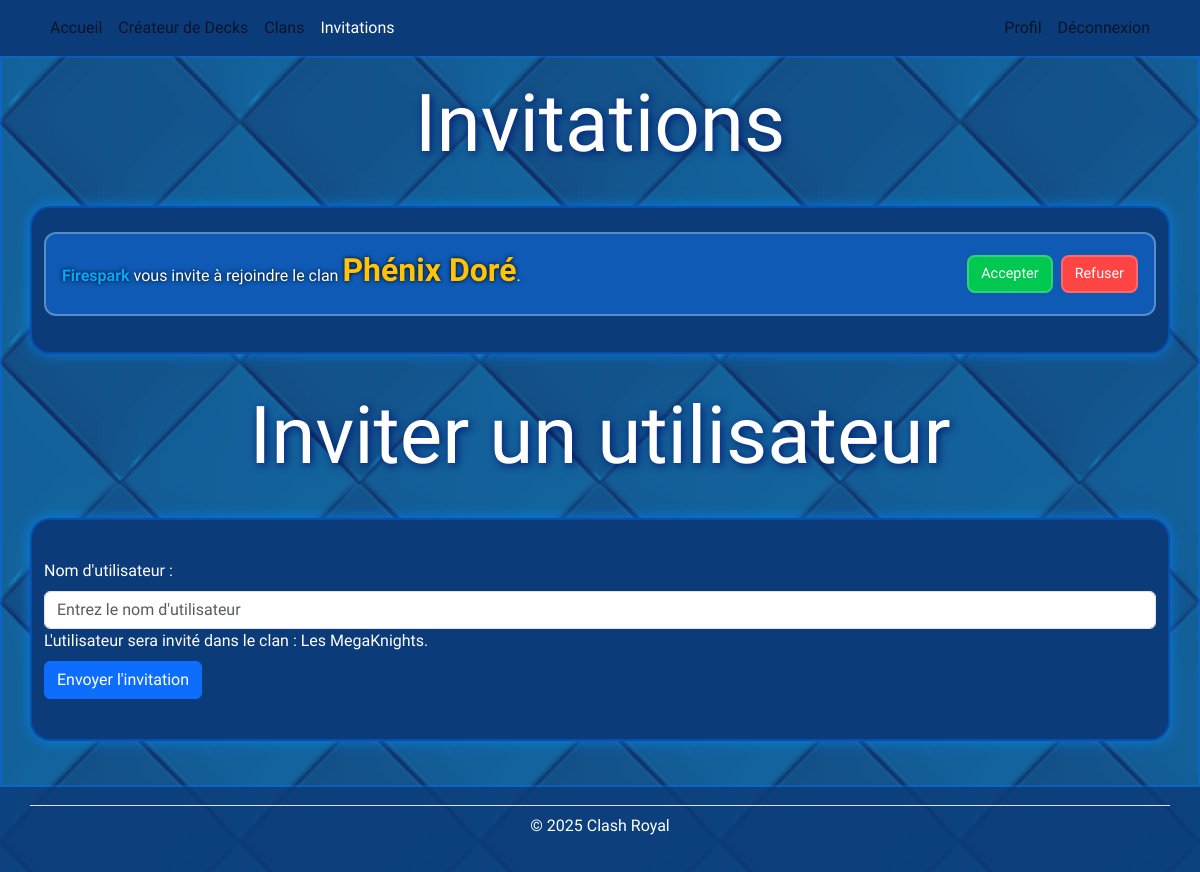
The app's page /index.php?action=afficherInvitations (signed in) with its own data.
### tables this page shows
CREATE TABLE Invitation(
    Id_Invitation INT AUTO_INCREMENT,
    Id_Utilisateur INT NOT NULL,
    Id_Utilisateur_1 INT NOT NULL,
    Id_Clan INT NOT NULL,
    PRIMARY KEY(Id_Invitation),
    FOREIGN KEY(Id_Utilisateur) REFERENCES Utilisateur(Id_Utilisateur),
    FOREIGN KEY(Id_Utilisateur_1) REFERENCES Utilisateur(Id_Utilisateur),
    FOREIGN KEY(Id_Clan) REFERENCES Clan(Id_Clan)
);

CREATE TABLE Utilisateur(
    Id_Utilisateur INT AUTO_INCREMENT,
    nom VARCHAR(100)  NOT NULL,
    mot_de_passe VARCHAR(255)  NOT NULL,
    PRIMARY KEY(Id_Utilisateur),
    UNIQUE(nom)
);

CREATE TABLE Clan(
    Id_Clan INT AUTO_INCREMENT,
    nom_clan VARCHAR(150)  NOT NULL,
    description_clan VARCHAR(500)  NOT NULL,
    prive BOOLEAN NOT NULL,
    PRIMARY KEY(Id_Clan),
    UNIQUE(nom_clan)
);

CREATE TABLE UtilisateurClan(
    Id_Clan INT,
    Id_Utilisateur INT,
    Id_Role INT,
    PRIMARY KEY(Id_Clan, Id_Utilisateur, Id_Role),
    FOREIGN KEY(Id_Clan) REFERENCES Clan(Id_Clan),
    FOREIGN KEY(Id_Utilisateur) REFERENCES Utilisateur(Id_Utilisateur),
    FOREIGN KEY(Id_Role) REFERENCES Role(Id_Role)
);

### controleur/controleur.php (called while the page is built, shortened)
<?php
require_once 'modele/modeleClan.php';
require_once 'modele/modeleUtilisateurs.php';
require_once 'modele/modeleInvitation.php';
function afficherInvitations()
{
    require 'vue/invitation.php';
}

### modele/modeleInvitation.php (called while the page is built, shortened)
<?php
class ModeleInvitation
{
    public static function ObtenirInvitationsParUtilisateur($idUtilisateur)
    {
        $connexion = BD::ObtenirConnexion();
        $req = $connexion->prepare(
            "SELECT * FROM Invitation WHERE Id_Utilisateur_1 = :idUtilisateur"
        );
        $req->bindParam(':idUtilisateur', $idUtilisateur);
        $req->execute();
        return $req;
    }
}
?>

### modele/modeleUtilisateurs.php (called while the page is built, shortened)
<?php
class ModeleUtilisateurs
{
    public static function ObtenirTout($idUtilisateur)
    {
        $connexion = BD::ObtenirConnexion();
        $req = $connexion->prepare(
            "SELECT * FROM Utilisateur WHERE Id_Utilisateur = :idUtilisateur"
        );
        $req->bindParam(':idUtilisateur', $idUtilisateur);
        $req->execute();
        return $req;
    }
}

### modele/modeleClan.php (called while the page is built, shortened)
<?php
class ModeleClan
{
    public static function ObtenirClanParId($idClan)
    {
        $connexion = BD::ObtenirConnexion();
        $req = $connexion->prepare(
            "SELECT * FROM Clan WHERE Id_Clan = :Id_Clan"
        );
        $req->bindParam(':Id_Clan', $idClan);
        $req->execute();
        return $req;
    }
    public static function ObtenirClanUtilisateur($idUtilisateur)
    {
        $connexion = BD::ObtenirConnexion();
        $req = $connexion->prepare(
            "SELECT * FROM Clan
            JOIN UtilisateurClan ON Clan.Id_Clan = UtilisateurClan.Id_Clan
            WHERE UtilisateurClan.Id_Utilisateur = :Id_Utilisateur"
        );
        $req->bindParam(':Id_Utilisateur', $idUtilisateur);
        $req->execute();
        return $req;
    }
}

### vue/invitation.php (the view, shortened to what this page needs)
<?php $titreOnglet = 'Invitations';
require_once "modele/modeleInvitation.php";
require_once "modele/modeleUtilisateurs.php";
require_once "modele/modeleClan.php" ?>
<?php ob_start();
$requeteInvitation = ModeleInvitation::ObtenirInvitationsParUtilisateur($_SESSION['utilisateur']['Id_Utilisateur']);
$invitations = $requeteInvitation->fetch();
?>
<h1 class="text-center big-goofy-title"><?php echo $titreOnglet; ?></h1>
<div class="container bg-blue-900  tableau p-6 min-h-screen">
    <div class="max-w-3xl mx-auto">
        <?php if ($invitations == null) { ?>
            <h2 class="text-center">Vous n'avez aucune invitation pour le moment.</h2>
        <?php } else { ?>
        <?php do {
                $requetenom = ModeleUtilisateurs::ObtenirTout($invitations['Id_Utilisateur_1']);
                $requeteClan = ModeleClan::ObtenirClanParId($invitations['Id_Clan']);
                $clan = $requeteClan->fetch();
                $utilisateur = $requetenom->fetch();
        ?>
            <div class="invitation-card" data-id="<?= $invitations['Id_Invitation'] ?>">
                <div class="invitation-text">
                    <span class="user-name"><?= htmlspecialchars($utilisateur['nom']) ?></span>
                    vous invite à rejoindre le clan
                    <span class="clan-name"><?= htmlspecialchars($clan['nom_clan']) ?></span>.
                </div>
                <div class="invitation-buttons">
                    <button class="btn-accept accepter-invitation" data-id="<?= $invitations['Id_Invitation'] ?>">Accepter</button>
                    <button class="btn-refuse refuser-invitation" data-id="<?= $invitations['Id_Invitation'] ?>">Refuser</button>
                </div>
            </div>
        <?php } while ($invitations = $requeteInvitation->fetch());
        } ?>
    </div>
</div>
<h1 class="big-goofy-title text-center"> Inviter un utilisateur </h1>
<?php $requeteClan = ModeleClan::ObtenirClanUtilisateur($_SESSION['utilisateur']['Id_Utilisateur']);
$clan = $requeteClan->fetch();
if ($clan) {
?>
    <form class="container bg-blue-900 tableau" method="post" action="envoyerInvitation" class="needs-validation" novalidate id="form-inviter">
        <div class="mb-3 mt-3">
            <label for="nomUtilisateur" class="form-label">Nom d'utilisateur&nbsp;:</label>
            <input type="text" class="form-control" id="nomUtilisateur" placeholder="Entrez le nom d'utilisateur" name="nomUtilisateur" required minlength="3" maxlength="45">
            <label class="form-label">L'utilisateur sera invité dans le clan : <?php echo $clan['nom_clan']; ?>.</label>
            <button type="submit" class="btn btn-primary">Envoyer l'invitation</button>
        </div>
    </form>
<?php
} else {
    echo "<div class=\"container bg-blue-900 tableau\"><h2 class='text-center'>Vous devez être dans un clan pour inviter des utilisateurs.</h2></div>";
}
?>
<?php require 'vue/gabarit.php'; ?>

### css/style.css (style rules this page uses)
body, main { font-family: 'Luckiest Guy', cursive; color: white; background-image: url("../Images/Autres/Background.jpg"); background-repeat: repeat; background-size: auto; background-attachment: fixed; }
.tableau { border-radius: 20px; border: 2px solid rgba(0, 110, 255, 0.4); box-shadow: 0 0 15px rgba(0, 140, 255, 0.7); padding: 2%; margin: 2%; }
.bg-blue-900 { background-color: #0c3b79; }
.big-goofy-title { font-size: 5rem; text-shadow: 2px 2px 8px rgb(2, 29, 117); stroke: url(#ffffff); padding: 10px; }
.invitation-card { background-color: rgba(16, 105, 207, 0.7); border: 2px solid rgba(255, 255, 255, 0.3); border-radius: 12px; padding: 12px 16px; margin-bottom: 12px; display: flex; flex-direction: column; justify-content: space-between; color: white; text-shadow: 0 0 4px black; transition: transform 0.2s ease, filter 0.2s ease; }
.invitation-text { font-family: 'Luckiest Guy', cursive; font-size: 1rem; margin-bottom: 8px; }
.invitation-text .clan-name { color: rgb(255, 195, 10); font-weight: bold; }
.invitation-text .user-name { color: #00a6ff; font-weight: bold; }
.invitation-buttons { display: flex; gap: 8px; }
.btn-accept { background-color: #00c851; color: white; padding: 6px 12px; border-radius: 8px; font-family: 'Luckiest Guy', cursive; font-size: 0.9rem; border: 2px solid rgba(255,255,255,0.2); transition: transform 0.2s ease, filter 0.2s ease; }
.btn-refuse { background-color: #ff4444; color: white; padding: 6px 12px; border-radius: 8px; font-family: 'Luckiest Guy', cursive; font-size: 0.9rem; border: 2px solid rgba(255,255,255,0.2); transition: transform 0.2s ease, filter 0.2s ease; }
.clan-name { font-size: 2rem; color: #fff; }
@media (min-width: 768px) { .invitation-card { flex-direction: row; align-items: center; justify-content: space-between; } }

### records on screen
invitation: Id_Utilisateur_1.nom "Firespark", Id_Clan.nom_clan "Phénix Doré"
utilisateurclan: Id_Clan.nom_clan "Les MegaKnights"

### other values on screen
$titreOnglet "Invitations"
